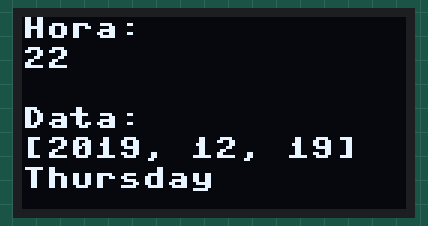
Bench run of a program on a simulated ESP32 board running MicroPython. On the bench: 128×64 one-colour display. The clock reads 2024-03-15 10:24:30 at power-on unless the program sets it; library files of the repository ran but are not shown: ssd1306.py, DS1307.py.

Above: at 0.1 s.

The program:

main_OLED_RTC.py
```python
# Manuel Lameira
# MicroPython I2C OLED Display with internal RTC

from machine import Pin, I2C, RTC
from time import sleep, sleep_ms

import ssd1306
import DS1307


def switch_day(argument):
    switcher = {
        1: "Sunday",
        2: "Monday",
        3: "Tuesday",
        4: "Wednesday",
        5: "Thursday",
        6: "Friday",
        7: "Saturday",
    }
    return switcher.get(argument, "Invalid month")


# ESP32 Pin assignment
# 5=SDK/SDA  4=SCK/SCL  As per labeling on ESP32 DevKi
i2c = I2C(-1, scl=Pin(4), sda=Pin(5))
i2c2 = I2C(sda=Pin(0), scl=Pin(2))

ds = DS1307.DS1307(i2c2)

# Define the OLED width and height
oled_width = 128
oled_height = 64
oled = ssd1306.SSD1306_I2C(oled_width, oled_height, i2c)

# rtc = RTC()
# print(rtc)
# # struct_time order: year, month, day, weekday, hour, minute, second
# rtc.init((2019, 12, 12, 7, 16, 59, 0, 0))  # set a specific date and time
# print(rtc.datetime())

#ds.DateTime()
#  datatime format: [Year, month, day, weekday, hour, minute, second]
ds.DateTime([2019, 12, 19, 5, 22, 20, 0, 0])

ds.Hour()

while True:
    # fill(), to fill the screen in black (1) or white (0)
    oled.fill(0)

    #time = str(rtc.datetime())
    date_tuple = ds.DateTime()
    time = ds.Hour()
    weekday = date_tuple[3]
    day = switch_day(weekday)
    date = date_tuple[0:3]

    oled.text('Hora:', 0, 0)
    oled.text(str(time), 0, 10)
    oled.text('', 0, 20)
    oled.text('Data:', 0, 30)
    oled.text(str(date), 0, 40)
    oled.text(day, 0, 50)

    oled.show()
```
